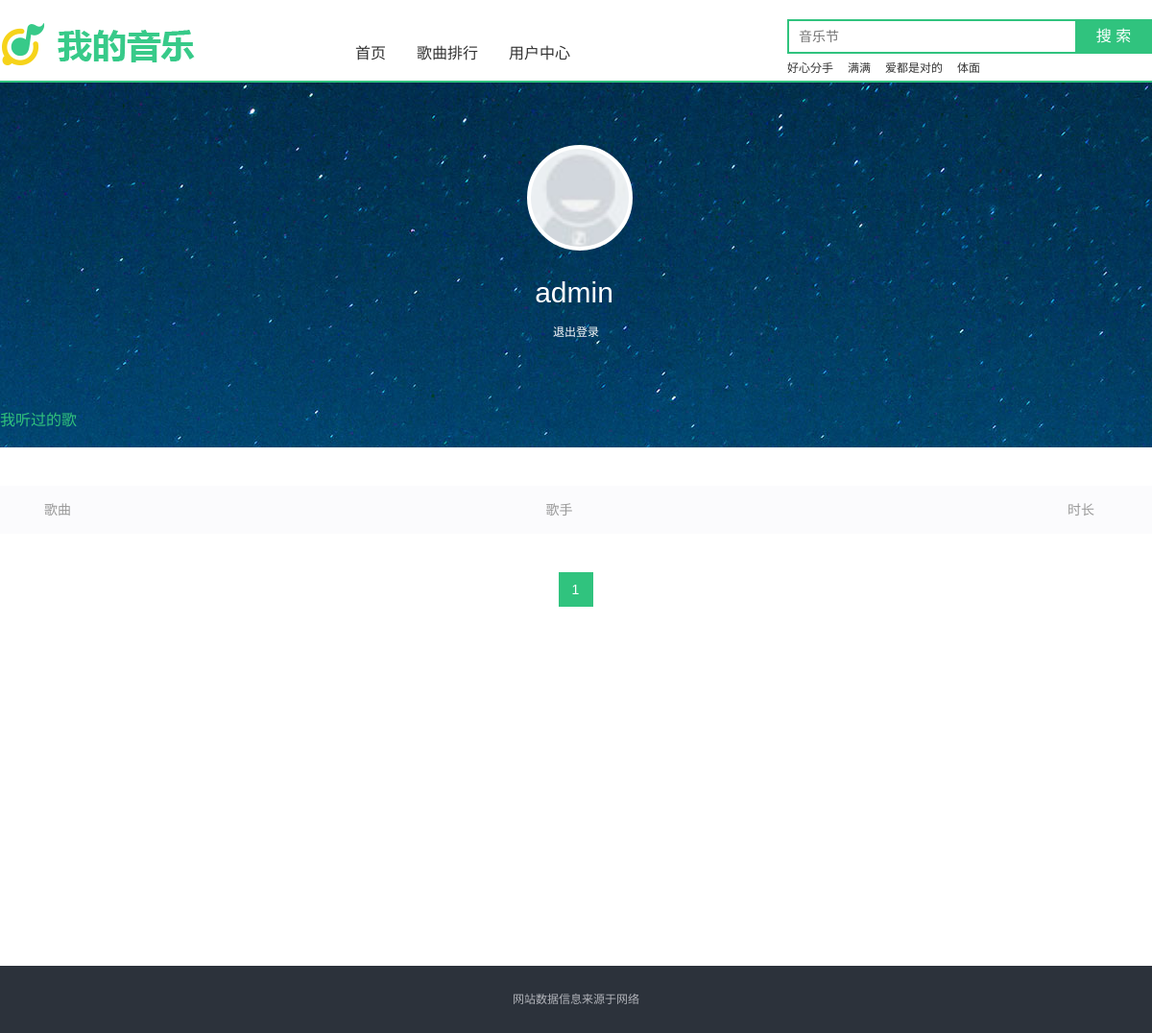
Page /user/home/1.html (signed in) on the committed database.
### index/models.py (models this page shows, shortened)
class Dynamic(models.Model):
    dynamic_id = models.AutoField('序号', primary_key=True)
    song = models.ForeignKey(Song, on_delete=models.CASCADE, verbose_name='歌名')
    dynamic_plays = models.IntegerField('播放次数')
    dynamic_search = models.IntegerField('搜索次数')
    dynamic_down = models.IntegerField('下载次数')
    class Meta:
        verbose_name = '歌曲动态'
        verbose_name_plural = '歌曲动态'

class Song(models.Model):
    song_id = models.AutoField('序号', primary_key=True)
    song_name = models.CharField('歌名', max_length=50)
    song_singer = models.CharField('歌手', max_length=50)
    song_time = models.CharField('时长', max_length=10)
    song_album = models.CharField('专辑', max_length=50)
    song_languages = models.CharField('语种', max_length=20)
    song_type = models.CharField('类型', max_length=20)
    song_release = models.CharField('发行时间', max_length=20)
    song_img = models.CharField('图片', max_length=50)
    song_lyrics = models.CharField('歌词', max_length=50, default='暂无歌词')
    song_file = models.CharField('歌曲文件', max_length=50)
    label = models.ForeignKey(Label, on_delete=models.CASCADE, verbose_name='歌曲分类')
    class Meta:
        verbose_name = '歌曲信息'
        verbose_name_plural = '歌曲信息'

### user/models.py (models this page shows, shortened)
class MyUser(AbstractUser):
    qq = models.CharField('QQ号码', max_length=20),
    weChat = models.CharField('微信账号', max_length=20)
    mobile = models.CharField('手机账号', max_length=11, unique=True)

### user/views.py (the view)
# urls.py: path('home/<int:page>.html', views.homeView, name='home'),
@login_required(login_url='/user/login.html')
def homeView(request, page):
    search_song = Dynamic.objects.select_related('song').order_by('-dynamic_search').all()[:4]
    song_info = request.session.get('play_list', [])
    paginator = Paginator(song_info, 3)
    try:
        contacts = paginator.page(page)
    except PageNotAnInteger:
        contacts = paginator.page(1)
    except EmptyPage:
        contacts = paginator.page(paginator.num_pages)
    return render(request, 'home.html', locals())

### user/templates/home.html (shortened to what this page needs)
{% extends "title_base.html" %}
{% block title  %}
{% load staticfiles %}
<link type="text/css" rel="stylesheet" href="{% static "css/common.css" %}">
<link type="text/css" rel="stylesheet" href="{% static "css/user.css" %}">
</head>
<body class="member">
    <div class="header">
        <a href="/" class="logo" title="首页"><img src="{% static "image/logo.png" %}"></a>
        <div class="search-box">
            <form id="searchForm" action="{% url 'search' 1 %}" method="post" target="_blank">
                <div class="search-keyword">
                <input id="kword" name="kword" type="text" class="keyword" maxlength="120" placeholder="音乐节"/>
                </div>
                <input id="subSerch" type="submit" class="search-button" value="搜 索" />
            </form>
            <div class="search-hot-words">
                {% for song in search_song  %}
                    <a target="play" href="{% url 'play' song.song.song_id %}">{{ song.song.song_name }}</a>
                {% endfor  %}
            </div>
        </div>
    </div>
	<div class="nav-box">
		<div class="nav-box-inner">
			<ul class="nav clearfix">
				<li><a href="/">首页</a></li>
				<li><a href="{% url 'ranking' %}" target="_blank">歌曲排行</a></li>
	    	    <li><a href="{% url 'home' 1 %}" target="_blank">用户中心</a></li>
			</ul>
		</div>
	</div>
    <div class="mod_profile js_user_data" style="">
        <div class="section_inner">
            <div class="profile__cover_link">
                <img src="{% static "image/user.jpg" %}" class="profile__cover">
            </div>
            <h1 class="profile__tit">
                <span class="profile__name">{{ user.username }}</span>
            </h1>
                <a href="{% url 'logout' %}" style="color:white;">退出登录</a>
        </div>
    </div>
	<div class="main main--profile" style="">
        <div class="mod_tab profile_nav" role="nav" id="nav">
            <span class="mod_tab__item mod_tab__current" id="hear_tab">我听过的歌</span>
        </div>
		<div class="js_box" style="display: block;">
			<div class="profile_cont">
				<div class="js_sub" style="display: block;">
					<div class="mod_songlist">
						<ul class="songlist__header">
							<li class="songlist__header_name">歌曲</li>
							<li class="songlist__header_author">歌手</li>
							<li class="songlist__header_time">时长</li>
						</ul>
					</div>
					<div class="page-box">
						<div class="pagebar" id="pageBar">
                            {% for page in contacts.paginator.page_range %}
                                {% if contacts.number == page %}
                                    <span class="sel">{{ page }}</span>
                                {% else %}
                                    <a href="{% url 'home' page %}" target="_self">{{ page }}</a>
                                {% endif %}
                            {% endfor %}
                        </div>
					</div>
				</div>
			</div>
		</div>
    </div>
{% endblock  %}

### static/css/common.css (style rules this page uses)
blockquote,body,button,dd,dl,dt,fieldset,form,h1,h2,h3,h4,h5,h6,hr,input,legend,li,ol,p,pre,td,textarea,th,ul { margin:0;padding:0 }
ol,ul { list-style:none }
body { font:12px/1.5 Arial;-webkit-text-size-adjust:none }
button,input,select { vertical-align:middle;font-size:100%;outline:0 }
fieldset,img { border:0 none }
a { color:#333;text-decoration:none;outline:0 }
.clearfix:after { content:".";display:block;height:0;clear:both;visibility:hidden;font-size:0 }
.header { width:1200px;height:80px;padding:0;margin:10px auto 0 }
.header .logo { float:left;width:214px;height:54px;margin:10px 0 0 0;overflow:hidden }
.search-box { position:relative;z-index:50;float:right;width:302px;padding:0 78px 0 0;margin:10px 0 0 }
.search-box .search-keyword { position:relative;padding:6px 10px;height:20px;overflow:hidden;zoom:1;border:2px solid #30C37E;background:#fff }
.search-box .keyword { float:left;width:278px;height:20px;border:0 none;outline:0 none;font:14px/20px arial;color:#999 }
.search-box .search-button { position:absolute;right:0;top:0;width:80px;height:36px;border:0 none;background-color:#30C37E;color:#fff;font:16px/34px 'Microsoft YaHei',arial;overflow:hidden;cursor:pointer;outline:0 none }
.search-box .search-hot-words { margin:5px 0 0;height:20px;line-height:20px;overflow:hidden }
.search-box .search-hot-words a { float:left;margin:0 15px 0 0 }
.nav-box { margin-top:-50px;border-bottom:2px solid #30C37E }
.nav-box-inner { width:1200px;margin:0 auto }
.nav-box .nav { padding:0 0 12px 360px;height:32px;line-height:32px }
.nav li { float:left;height:32px;margin-right:12px }
.nav-box .nav li a { position:relative;float:left;padding:0 10px;font:16px/2 'Microsoft YaHei';color:#333;white-space:nowrap }
.page-box { position:relative;zoom:1 }
.pagebar { padding:0 0 40px;font-size:14px;font-family:arial;line-height:34px;text-align:center }
.pagebar span { margin:0 3px 0 2px }
.pagebar span.historySel,.pagebar span.sel { font-family:arial }
.pagebar .historySel,.pagebar .sel,.pagebar a { display:inline-block;border:1px solid #e6e6e6;padding:0 7px;height:34px;min-width:20px;white-space:nowrap;margin:0 3px 0 2px;vertical-align:top }
.pagebar .sel,.pagebar a:hover { background:#30C37E;color:#fff;border-color:#30C37E }

### static/css/user.css (style rules this page uses)
.mod_profile { height:315px;padding-top:65px;background:url(../image/user_bg.jpg) 50% no-repeat;background-size:cover;text-align:center;color:#fff }
.mod_profile .section_inner { height:315px }
.profile__cover_link { position:relative;width:102px;height:102px;margin:0 auto }
.profile__cover { display:block;width:100%;height:100%;border:4px solid #fff;border-radius:99px;background:#fff }
.profile__name { font-size:30px;font-weight:400;line-height:64px;margin-right:4px }
.mod_songlist { padding:40px 0;font-size:14px;overflow:hidden }
.songlist__header,.songlist__item { position:relative;padding-left:46px;padding-right:100px }
.songlist__header { height:50px;line-height:50px;background-color:#fbfbfd;color:#999 }
.songlist__header_name,.songlist__songname { float:left;width:47.685185%;position:relative;white-space:normal }
.songlist__album,.songlist__artist,.songlist__header_album,.songlist__header_author { float:left;padding-left:20px;width:23.611111% }
.songlist__header_time,.songlist__time { position:absolute;top:0;right:38px;width:50px }
.main { min-height:500px; }
.main,.section_inner { max-width:1200px;margin:0 auto;position:relative }
.profile__tit { padding-top:20px; }
.mod_tab,.mod_tab__item { height:56px;line-height:56px }
.mod_tab { position:relative;zoom:1;border-bottom:1px solid #f7f7f7;margin-bottom:30px }
.mod_tab__item { position:relative;float:left;font-size:16px;overflow:hidden;margin-right:55px }
.mod_tab__current { color:#31c27c }
.profile_nav { position:absolute;top:-56px;left:0;margin-bottom:0;width:80% }
.profile_nav .mod_tab__item { color:#fff;margin-right:40px }
.profile_nav .mod_tab__current,.profile_nav .mod_tab__item:hover { color:#31c27c;text-decoration:none; }

### rows in the picture
Dynamic: song.song_name "好心分手"
Dynamic: song.song_name "满满"
Dynamic: song.song_name "爱都是对的"
Dynamic: song.song_name "体面"
MyUser: username "admin"

### other values in the picture
{{ page }} "1"
